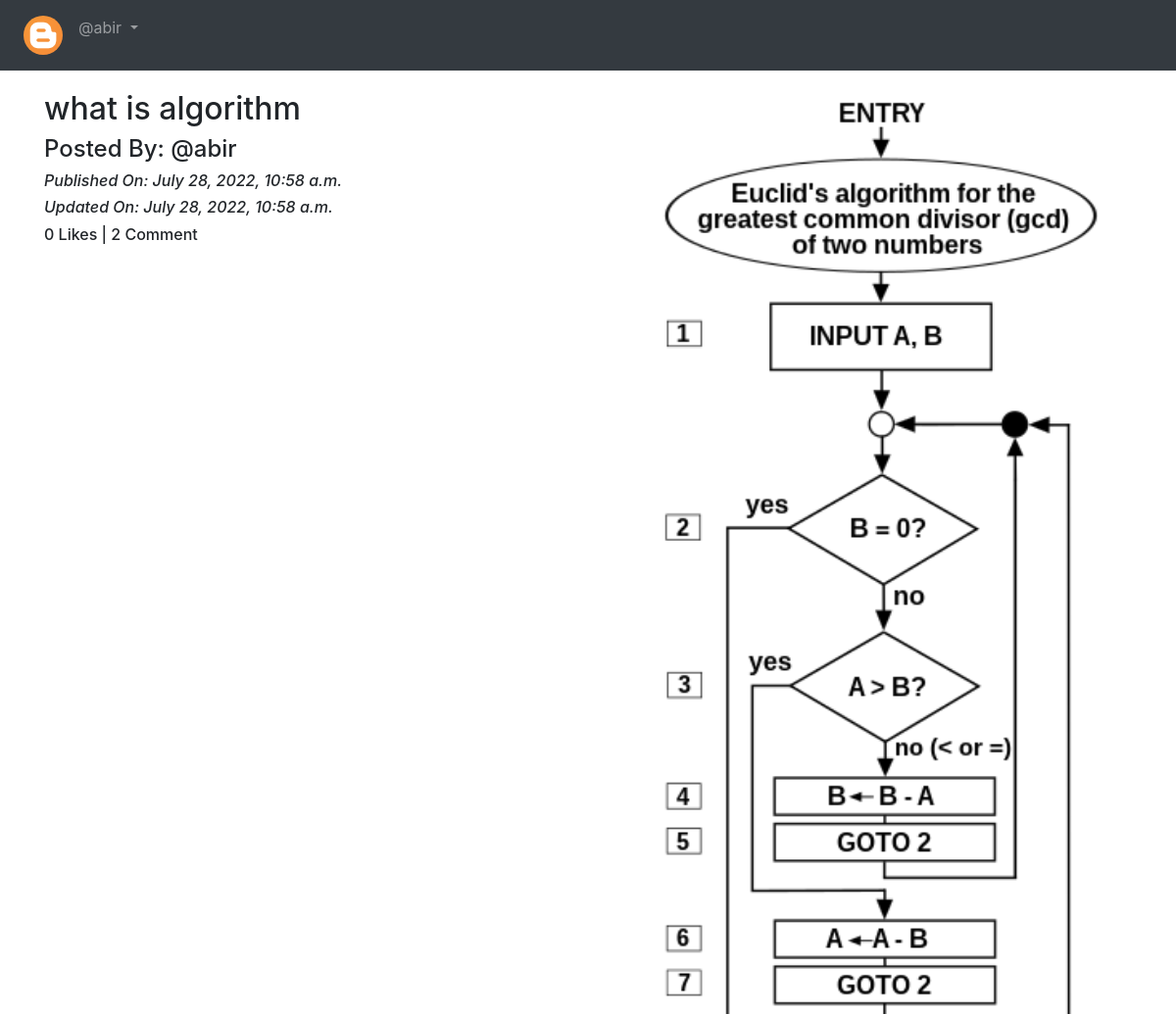
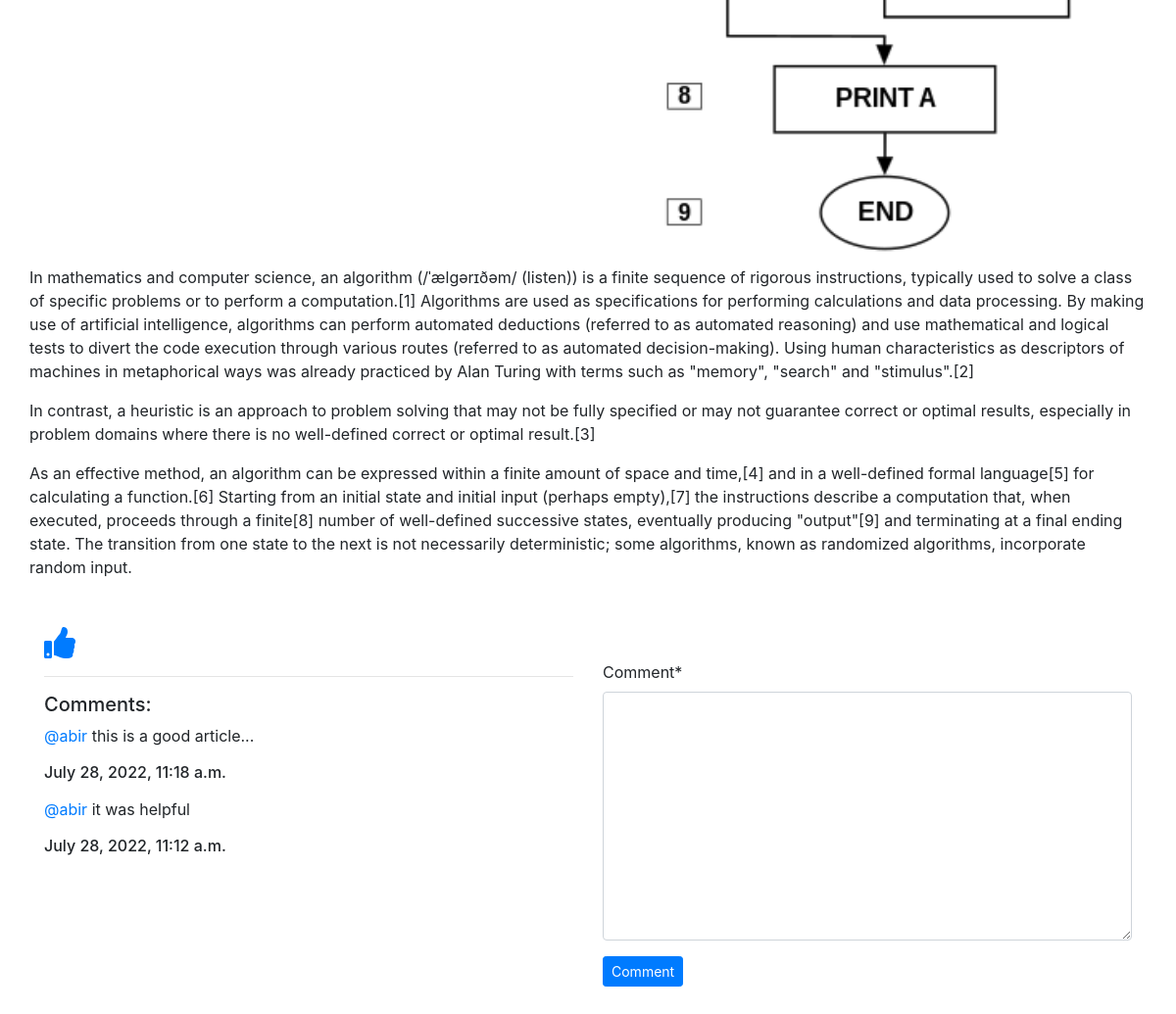
Page /blog/details/what-is-algorithm (signed in) on the committed database (2 pictures, top to bottom).
### app_blog/models.py (models this page shows, shortened)
class Blog(models.Model):
    author = models.ForeignKey(User, on_delete=models.CASCADE,related_name='post_author')
    blog_title = models.CharField(max_length=264,verbose_name="Put a Title")
    slug = models.SlugField(max_length=264,unique=True)
    blog_content = models.TextField(verbose_name="What is on your mind?")
    blog_image = models.ImageField(upload_to='blog_images',verbose_name="Image")
    publish_date = models.DateTimeField(auto_now_add=True)
    update_date = models.DateTimeField(auto_now=True)
    class Meta:
        ordering = ('-publish_date',)

class Comment(models.Model):
    blog = models.ForeignKey(Blog,on_delete=models.CASCADE,related_name='blog_comment')
    user = models.ForeignKey(User,on_delete=models.CASCADE,related_name='user_comment')
    comment = models.TextField()
    comment_date = models.DateTimeField(auto_now_add=True)
    class Meta:
        ordering = ('-comment_date',)

### app_blog/views.py (the view, shortened to what this page needs)
# urls.py: path('details/<slug:slug>',views.blog_details,name='blog_details'),
@login_required
def blog_details(request,slug):
    blog = Blog.objects.get(slug=slug)
    comment_form = CommetnForm()
    already_liked = Likes.objects.filter(blog=blog,user=request.user)
    if already_liked:
        liked=True
    else:
        liked = False
    return render(request,'app_blog/blog_details.html',context={'blog':blog,'comment_form':comment_form, 'liked':liked})

### app_blog/forms.py
class CommetnForm(forms.ModelForm):
    class Meta:
        model=Comment
        fields = ('comment',)

### templates/app_blog/blog_details.html (shortened to what this page needs)
{% extends 'base.html' %}
{% load crispy_forms_tags %}
{% block body_block %}
<div class="row">
    <div class="col-sm-6">
        <h2>{{blog.blog_title}}</h2>
        <h4>Posted By: @{{blog.author}}</h4>
        <i><h6>Published On: {{blog.publish_date}}</h6></i>
        <i><h6>Updated On: {{blog.update_date}}</h6></i>
        <h6>{{blog.liked_blog.count}} Likes | {{blog.blog_comment.count}} Comment</h6>
    </div>
    <div class="col-sm-6">
        <img src="/media/{{blog.blog_image}}" width="100%">
    </div>
    <p>
        {{blog.blog_content|linebreaks}}
    </p>
</div>
{% if not liked %}
<a href="{% url 'app_blog:liked_post' pk=blog.pk %}">
    <i class="fas fa-thumbs-up fa-2x" aria-hidden="true"></i>
</a>
{% else %}
<a href="{% url 'app_blog:unliked_post' pk=blog.pk %}">
    <i class="fas fa-thumbs-down fa-2x" aria-hidden="true"></i>
</a>
{% endif %}
<div class="row">
    <div class="col-sm-6">
        <hr>
        <h5>Comments:</h5>
        {% for comment in blog.blog_comment.all %}
        <p><a href="#">@{{comment.user}}</a> {{comment.comment}}<br><h6>{{comment.comment_date}}</h6></p>
        {% endfor %}
    </div>
    <div class="col-sm-6">
        <form method="POST">
            {{ comment_form|crispy }}
            <button type="submit" class="btn btn-primary btn-sm">Comment</button>
        </form>
    </div>
</div>
<br>
<br>
{% endblock %}

### templates/base.html (shortened to what this page needs)
<!DOCTYPE html>
<html lang="en" dir="lrt">
    <head>
        <link rel="stylesheet" href="https://stackpath.bootstrapcdn.com/bootstrap/4.3.1/css/bootstrap.min.css">
        <link rel="stylesheet" href="https://use.fontawesome.com/releases/v5.12.1/css/all.css">
    </head>
    <body>
        <nav class="navbar navbar-expand-sm bg-dark navbar-dark">
            <ul class="navbar-nav">
                <li class="nav-item active">
                    <a class="nav-link" href="{% url 'index' %}"><img src="/media/blog.png" class="rounded-circle" width="40px"></a>
                </li>
                {% if user.is_authenticated %}
                <div class="nav-item dropdown">
                    <a class="nav-link dropdown-toggle" href="#" id="navbardrop" data-toggle="dropdown">
                        @{{user.username}}
                    </a>
                </div>
                {% endif %}
            </ul>
        </nav>
        <div class="container" style="padding-top:20px">
           {% block body_block %}
           {% endblock %}
        </div>
    </body>
</html>

### rows in the picture
Blog: blog_title "what is algorithm", author "abir", publish_date "July 28, 2022, 10:58 a.m.", update_date "July 28, 2022, 10:58 a.m.", liked_blog.count "0", blog_comment.count "2", blog_image (picture), blog_content "In mathematics and computer science, an algorithm (/ˈælɡərɪðəm/ (listen)) is a finite sequence of rigorous instructions, typically used to solve a class of specific problems or to perform a computation.[1] Algorithms are used as specifications for performing calculations and data processing. By making use of artificial intelligence, algorithms can perform automated deductions (referred to as automated reasoning) and use mathematical and logical tests to divert the code execution through various routes (referred to as automated decision-making). Using human characteristics as descriptors of machines in metaphorical ways was already practiced by Alan Turing with terms such as \"memory\",…"
Comment: user "abir", comment "this is a good article...", comment_date "July 28, 2022, 11:18 a.m."
Comment: user "abir", comment "it was helpful", comment_date "July 28, 2022, 11:12 a.m."

### other values in the picture
{{ user.username }} "abir"
